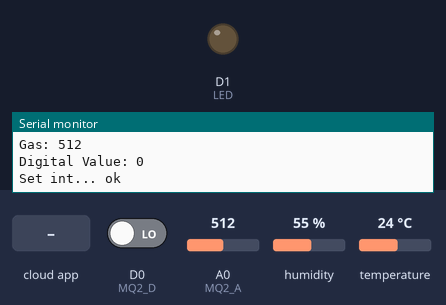
A sketch run on a simulated ESP8266 (NodeMCU). Shown: output pins drawn as LEDs (lit = HIGH), the last lines printed to the serial monitor. The test bench sets the inputs (shaded band); at power-on: D0 (MQ2_D) LOW, A0 (MQ2_A) = 512, humidity 55 %, temperature 24 °C. WiFi joins after 1.5 s; servers stay silent unless stated; the Firebase database answers and starts empty.

Above: at 2.7 s.
2.8 s: the phone or cloud app sets den1 to 1
At 4.0 s:
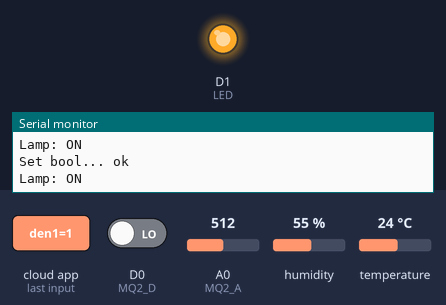
4.3 s: the phone or cloud app sets den1 to 0
At 6.1 s:
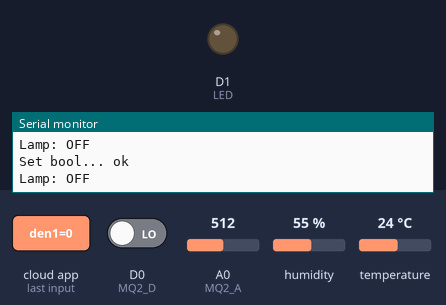
Timing chart, 0 to 7.6 s (numbered marks = the images above; inputs shaded):
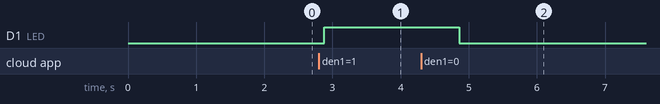

Measured:
- after the input at 2.8 s, D1 (LED): LOW → HIGH after 0.08 s
- after the input at 4.3 s, D1 (LED): HIGH → LOW after 0.56 s

The sketch:

D0_nhietdo_doam_khiga.ino
```cpp
#include <Arduino.h>
#include <ESP8266WiFi.h>
#include <FirebaseESP8266.h>
#include <DHT.h>


// Provide the RTDB payload printing info and other helper functions.
#include <addons/RTDBHelper.h>

/* 1. Define the WiFi credentials */
#define WIFI_SSID "ANH EM SIEU NHAN 2.4G"
#define WIFI_PASSWORD "bonsochin"

// For the following credentials, see examples/Authentications/SignInAsUser/EmailPassword/EmailPassword.ino

/* 2. Define the API Key */


/* 3. Define the RTDB URL */
#define DATABASE_URL "ttiot-dht11-72193-default-rtdb.firebaseio.com" //<databaseName>.firebaseio.com or <databaseName>.<region>.firebasedatabase.app


// Define Firebase Data object
FirebaseData fbdo;

FirebaseAuth auth;
FirebaseConfig config;

#define MQ2_A A0 // define MQ2 analog pin
#define MQ2_D D0 // define MQ2 digital pin
#define LED D1
#define DHTPIN 14    // Chân dữ liệu của DHT 11 , với NodeMCU chân D5 GPIO là 14
#define DHTTYPE DHT11   // DHT 11

DHT dht(DHTPIN, DHTTYPE);

int A_value, D_value;

bool den1 = false;

unsigned long sendDataPrevMillis = 0;

unsigned long count = 0;

void setup()
{

  Serial.begin(115200);
  pinMode(MQ2_A, INPUT);
  pinMode(MQ2_D, INPUT);
  pinMode(LED, OUTPUT);
  digitalWrite(LED, LOW);

  WiFi.begin(WIFI_SSID, WIFI_PASSWORD);

  Serial.print("Connecting to Wi-Fi");
  unsigned long ms = millis();
  while (WiFi.status() != WL_CONNECTED)
  {
    Serial.print(".");
    delay(300);
  }

  dht.begin();
  Serial.println();
  Serial.print("Connected with IP: ");
  Serial.println(WiFi.localIP());
  Serial.println();

  Serial.printf("Firebase Client v%s\n\n", FIREBASE_CLIENT_VERSION);

  /* Assign the RTDB URL (required) */
  config.database_url = DATABASE_URL;

  config.signer.test_mode = true;
  /* Assign the callback function for the long running token generation task */

  // Comment or pass false value when WiFi reconnection will control by your code or third party library e.g. WiFiManager
  //Firebase.reconnectNetwork(true);

  // Since v4.4.x, BearSSL engine was used, the SSL buffer need to be set.
  // Large data transmission may require larger RX buffer, otherwise connection issue or data read time out can be occurred.
  fbdo.setBSSLBufferSize(4096 /* Rx buffer size in bytes from 512 - 16384 */, 1024 /* Tx buffer size in bytes from 512 - 16384 */);

  Firebase.begin(&config, &auth);

}

void loop()
{
  A_value = analogRead(MQ2_A);
  D_value = digitalRead(MQ2_D);
  float h = dht.readHumidity();
  float t = dht.readTemperature();

  if (isnan(h) || isnan(t)) {
    Serial.println("Failed to read from DHT sensor!");
    return;
  }

  if (millis() - sendDataPrevMillis > 2000 )
  {
    sendDataPrevMillis = millis();

    // Serial.print("Nhiet do: ");
    // Serial.print(t);
    // Serial.print("*C ");
    Serial.printf("Nhiet do: %f°C \n", t);
    Serial.printf("Set float... %s\n", Firebase.setFloat(fbdo, "/P_Khach/Nhietdo", t) ? "ok" : fbdo.errorReason().c_str());
    // Serial.print("Do am: ");
    // Serial.print(h);
// Serial.print("% ");
Serial.printf("Do am: %f \n", h);
    Serial.printf("Set float... %s\n", Firebase.setFloat(fbdo, "/P_Khach/Doam", h) ? "ok" : fbdo.errorReason().c_str());


    Serial.printf("Gas: %d\n", A_value);
    Serial.printf("Digital Value: %d\n", D_value);
    Serial.printf("Set int... %s\n", Firebase.setInt(fbdo, "/P_Khach/khongkhi", A_value) ? "ok" : fbdo.errorReason().c_str());
  }

    Serial.printf("Set bool... %s\n", Firebase.getBool(fbdo, F("/thietbi1/den1"), &den1) ? "ok" : fbdo.errorReason().c_str());

  if(den1){
      digitalWrite(LED, HIGH);
      Serial.printf("Lamp: ON\n");
  }
  else {
      digitalWrite(LED, LOW);
      Serial.printf("Lamp: OFF\n");
  }

}
```
